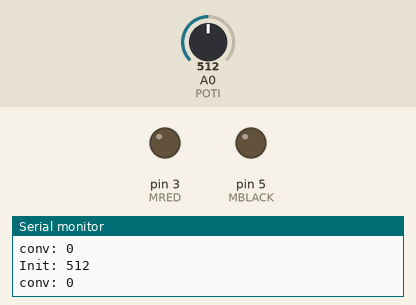
The sketch below on a simulated Arduino Uno, built with avr-gcc and run on an emulated ATmega328P. Parts: output pins drawn as LEDs (lit = HIGH), the last lines printed to the serial monitor. Inputs (shaded band) come from the test bench; at power-on: A0 (POTI) = 512.

Above: at 1.2 s.
1.3 s: A0 (POTI) set to 716
At 1.8 s:
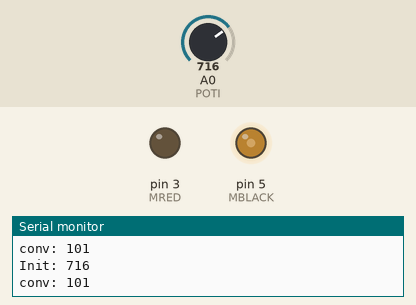
2.8 s: A0 (POTI) set to 900
At 3.7 s:
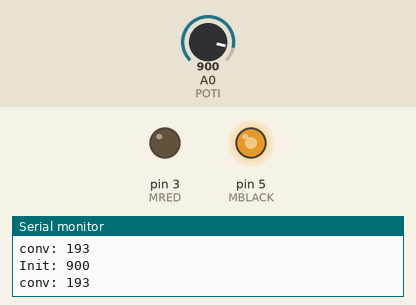
4.3 s: A0 (POTI) set to 501
At 5.1 s:
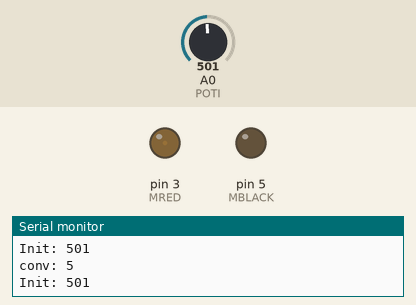
5.8 s: A0 (POTI) set to 306
At 6.3 s:
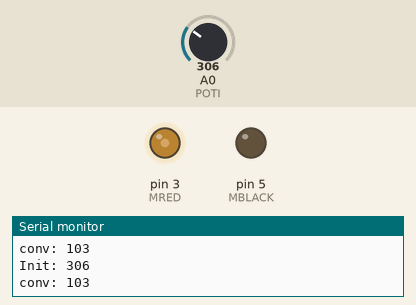
7.3 s: A0 (POTI) set to 0
At 7.7 s:
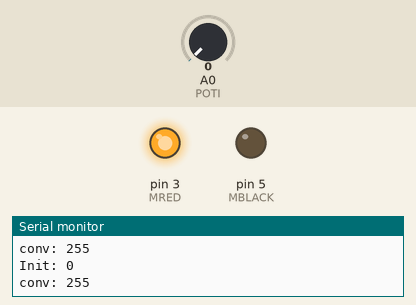
8.8 s: A0 (POTI) set to 521
At 9.9 s:
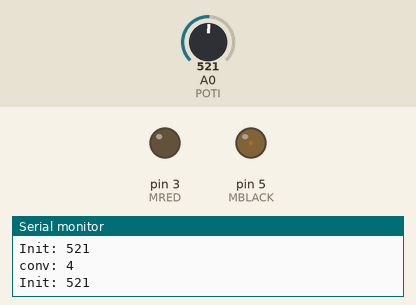
Timing chart, 0 to 11.3 s (numbered marks = the images above; inputs shaded):
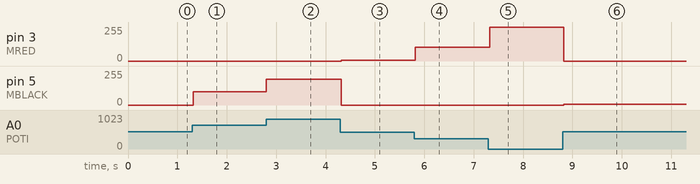

Measured:
- after the input at 1.3 s, pin 5 (MBLACK): 0/255 → 101/255 at once
- after the input at 2.8 s, pin 5 (MBLACK): 101/255 → 193/255 at once
- after the input at 4.3 s, pin 3 (MRED): 0/255 → 5/255 at once; pin 5 (MBLACK): 193/255 → 0/255 at once
- after the input at 5.8 s, pin 3 (MRED): 5/255 → 103/255 at once
- after the input at 7.3 s, pin 3 (MRED): 103/255 → 255/255 at once
- after the input at 8.8 s, pin 3 (MRED): 255/255 → 0/255 at once; pin 5 (MBLACK): 0/255 → 4/255 at once

The sketch:

PotiMotor.ino
```cpp
const int MRED = 3;
const int MBLACK = 5;
const int POTI = A0;
int value;
void setup() {
  pinMode(MRED, OUTPUT);
  pinMode(MBLACK, OUTPUT);
  Serial.begin(9600);

}

void loop() {
  value = analogRead(POTI);
  Serial.print("Init: ");
  Serial.println(value);
  if (value <= 511) {
    int pwm = map(value, 0, 511, 255, 0);
    analogWrite(MBLACK, 0);
    analogWrite(MRED, pwm);
    Serial.print("conv: ");
    Serial.println(pwm);
} else {
    int pwm = map(value, 512, 1023, 0, 255);
    analogWrite(MRED, 0);
    analogWrite(MBLACK, pwm);
    Serial.print("conv: ");
    Serial.println(pwm);
}

  delay(10);

}
```
